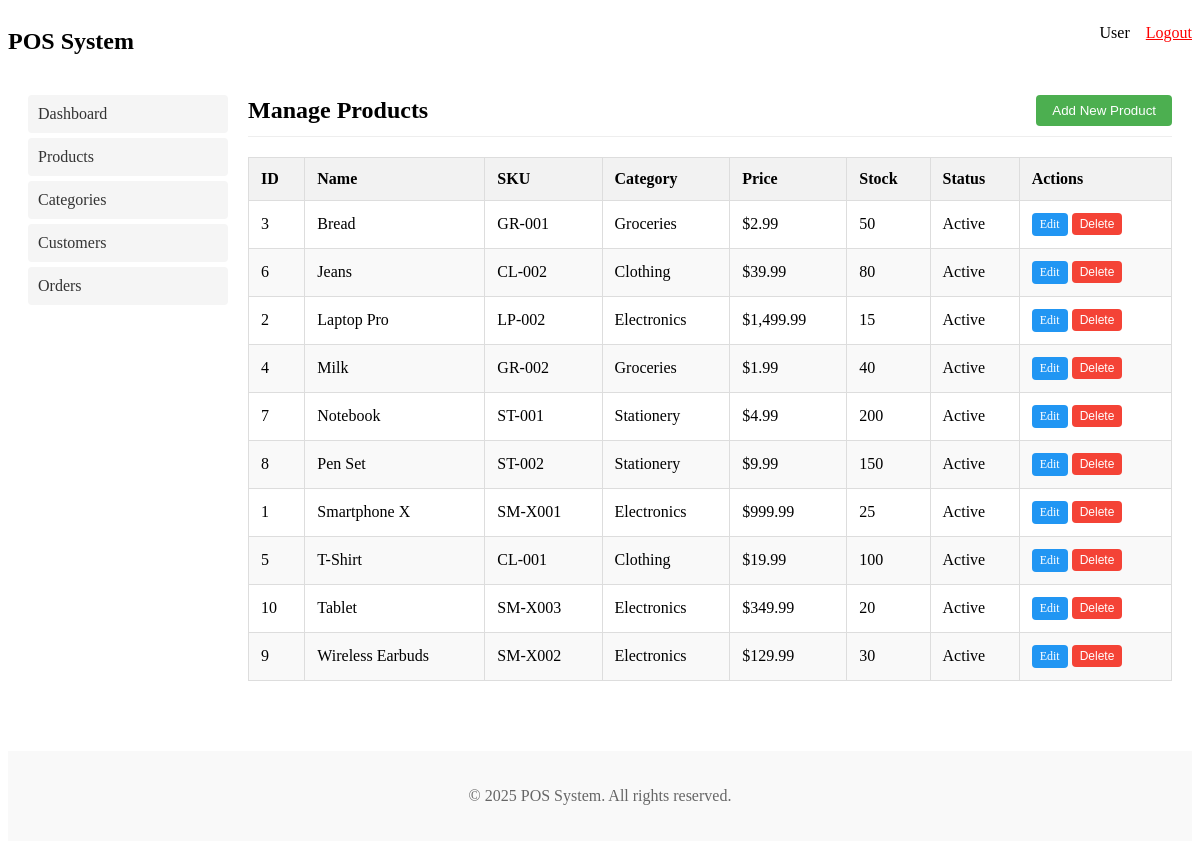
The page /products.php (signed in) on the database its author committed.
### tables this page shows
CREATE TABLE IF NOT EXISTS `products` (
  `id` INT AUTO_INCREMENT PRIMARY KEY,
  `name` VARCHAR(100) NOT NULL,
  `sku` VARCHAR(50) UNIQUE,
  `barcode` VARCHAR(50) UNIQUE,
  `description` TEXT,
  `price` DECIMAL(10,2) NOT NULL,
  `cost_price` DECIMAL(10,2),
  `category_id` INT,
  `stock_quantity` INT NOT NULL DEFAULT 0,
  `low_stock_threshold` INT DEFAULT 10,
  `image_url` VARCHAR(255),
  `is_active` BOOLEAN DEFAULT TRUE,
  `created_at` TIMESTAMP DEFAULT CURRENT_TIMESTAMP,
  `updated_at` TIMESTAMP DEFAULT CURRENT_TIMESTAMP ON UPDATE CURRENT_TIMESTAMP,
  FOREIGN KEY (`category_id`) REFERENCES `categories`(`id`) ON DELETE SET NULL
);

CREATE TABLE IF NOT EXISTS `categories` (
  `id` INT AUTO_INCREMENT PRIMARY KEY,
  `name` VARCHAR(50) NOT NULL UNIQUE,
  `description` TEXT,
  `created_at` TIMESTAMP DEFAULT CURRENT_TIMESTAMP,
  `updated_at` TIMESTAMP DEFAULT CURRENT_TIMESTAMP ON UPDATE CURRENT_TIMESTAMP
);

### products.php (the view, shortened to what this page needs)
<?php
require_once 'db.php';
$edit_mode = false;
$products = [];
$sql = "SELECT p.*, c.name as category_name
        FROM products p
        LEFT JOIN categories c ON p.category_id = c.id
        ORDER BY p.name";
$result = $db->query($sql);
if ($result->num_rows > 0) {
    while ($row = $result->fetch_assoc()) {
        $products[] = $row;
    }
}
include 'includes/header.php';
?>
<div class="admin-header">
    <div class="admin-title"><?php echo $edit_mode ? 'Edit Product' : 'Manage Products'; ?></div>
    <div class="admin-actions">
        <?php if ($edit_mode): ?>
            <a href="products.php" class="btn btn-secondary">Cancel</a>
        <?php else: ?>
            <button type="button" class="btn btn-primary" onclick="toggleForm()">Add New Product</button>
        <?php endif; ?>
    </div>
</div>
<?php if (!$edit_mode): ?>
<div class="table-container">
    <?php if (empty($products)): ?>
        <p>No products found. Add your first product using the button above.</p>
    <?php else: ?>
        <table>
            <thead>
                <tr>
                    <th>ID</th>
                    <th>Name</th>
                    <th>SKU</th>
                    <th>Category</th>
                    <th>Price</th>
                    <th>Stock</th>
                    <th>Status</th>
                    <th>Actions</th>
                </tr>
            </thead>
            <tbody>
                <?php foreach ($products as $item): ?>
                    <tr>
                        <td><?php echo $item['id']; ?></td>
                        <td><?php echo htmlspecialchars($item['name']); ?></td>
                        <td><?php echo htmlspecialchars($item['sku'] ?? 'N/A'); ?></td>
                        <td><?php echo htmlspecialchars($item['category_name'] ?? 'Uncategorized'); ?></td>
                        <td>$<?php echo number_format($item['price'], 2); ?></td>
                        <td>
                            <?php echo $item['stock_quantity']; ?>
                        </td>
                        <td><?php echo $item['is_active'] ? 'Active' : 'Inactive'; ?></td>
                        <td>
                            <a href="products.php?edit=<?php echo $item['id']; ?>" class="btn btn-secondary" style="padding: 4px 8px; font-size: 12px;">Edit</a>
                            <form method="post" action="products.php" style="display: inline-block;" onsubmit="return confirm('Are you sure you want to delete this product?');">
                                <button type="submit" class="btn btn-danger" style="padding: 4px 8px; font-size: 12px;">Delete</button>
                            </form>
                        </td>
                    </tr>
                <?php endforeach; ?>
            </tbody>
        </table>
    <?php endif; ?>
</div>
<?php endif; ?>
<?php
include 'includes/footer.php';
?>

### includes/header.php (shortened to what this page needs)
<?php
$isLoggedIn = isset($_SESSION['user_id']);
?>
<!DOCTYPE html>
<html lang="en">
<head>
    <link rel="stylesheet" href="style.css">
</head>
<body>
    <nav class="nav">
        <h1>POS System</h1>
        <ul class="flex">
            <?php if ($isLoggedIn): ?>
                <li><?php echo htmlspecialchars($_SESSION['username'] ?? 'User'); ?></li>
                <li><a class="logout" href="logout.php">Logout</a></li>
            <?php else: ?>
                <li><a href="signin.php">Login</a></li>
                <li><a href="signup.php">Sign Up</a></li>
            <?php endif; ?>
        </ul>
    </nav>
    <div class="admin-container">
        <?php if ($isLoggedIn): ?>
        <div class="admin-sidebar">
            <ul class="admin-menu">
                <li><a href="index-widget.php">Dashboard</a></li>
                <li><a href="products.php">Products</a></li>
                <li><a href="categories.php">Categories</a></li>
                <li><a href="customers.php">Customers</a></li>
                <li><a href="orders.php">Orders</a></li>
            </ul>
        </div>
        <?php endif; ?>
        <div class="admin-content">

### includes/footer.php
        </div>
    </div>
    <footer style="margin-top: 30px; padding: 20px; text-align: center; background-color: #f9f9f9; color: #666;">
        <p>&copy; <?php echo date('Y'); ?> POS System. All rights reserved.</p>
    </footer>
</body>
</html>

### style.css (style rules this page uses)
.nav { display: flex; justify-content: space-between; }
.flex { display: flex; gap: 1rem; }
ul { list-style: none; }
.logout { color: red }

### includes/header.php (style rules this page uses)
.admin-container { max-width: 1200px; margin: 0 auto; padding: 20px; }
.admin-header { display: flex; justify-content: space-between; align-items: center; margin-bottom: 20px; padding-bottom: 10px; border-bottom: 1px solid #eee; }
.admin-title { font-size: 24px; font-weight: bold; }
.admin-actions { display: flex; gap: 10px; }
.btn { display: inline-block; padding: 8px 16px; background-color: #4CAF50; color: white; text-decoration: none; border-radius: 4px; border: none; cursor: pointer; }
.btn-primary { background-color: #4CAF50; }
.btn-secondary { background-color: #2196F3; }
.btn-danger { background-color: #f44336; }
.table-container { overflow-x: auto; }
table { width: 100%; border-collapse: collapse; margin-bottom: 20px; }
table, th, td { border: 1px solid #ddd; }
th, td { padding: 12px; text-align: left; }
th { background-color: #f2f2f2; }
tr:nth-child(even) { background-color: #f9f9f9; }
.admin-sidebar { width: 200px; float: left; margin-right: 20px; }
.admin-content { margin-left: 220px; }
.admin-menu { list-style: none; padding: 0; margin: 0; }
.admin-menu li { margin-bottom: 5px; }
.admin-menu a { display: block; padding: 10px; background-color: #f5f5f5; text-decoration: none; color: #333; border-radius: 4px; }

### rows shown on the page
products: id "3", name "Bread", sku "GR-001", category.name "Groceries", price "2.99", stock_quantity "50", is_active "Active"
products: id "6", name "Jeans", sku "CL-002", category.name "Clothing", price "39.99", stock_quantity "80", is_active "Active"
products: id "2", name "Laptop Pro", sku "LP-002", category.name "Electronics", price "1,499.99", stock_quantity "15", is_active "Active"
products: id "4", name "Milk", sku "GR-002", category.name "Groceries", price "1.99", stock_quantity "40", is_active "Active"
products: id "7", name "Notebook", sku "ST-001", category.name "Stationery", price "4.99", stock_quantity "200", is_active "Active"
products: id "8", name "Pen Set", sku "ST-002", category.name "Stationery", price "9.99", stock_quantity "150", is_active "Active"
products: id "1", name "Smartphone X", sku "SM-X001", category.name "Electronics", price "999.99", stock_quantity "25", is_active "Active"
products: id "5", name "T-Shirt", sku "CL-001", category.name "Clothing", price "19.99", stock_quantity "100", is_active "Active"
products: id "10", name "Tablet", sku "SM-X003", category.name "Electronics", price "349.99", stock_quantity "20", is_active "Active"
products: id "9", name "Wireless Earbuds", sku "SM-X002", category.name "Electronics", price "129.99", stock_quantity "30", is_active "Active"

### other values the page prints
$_SESSION['username'] "User"
